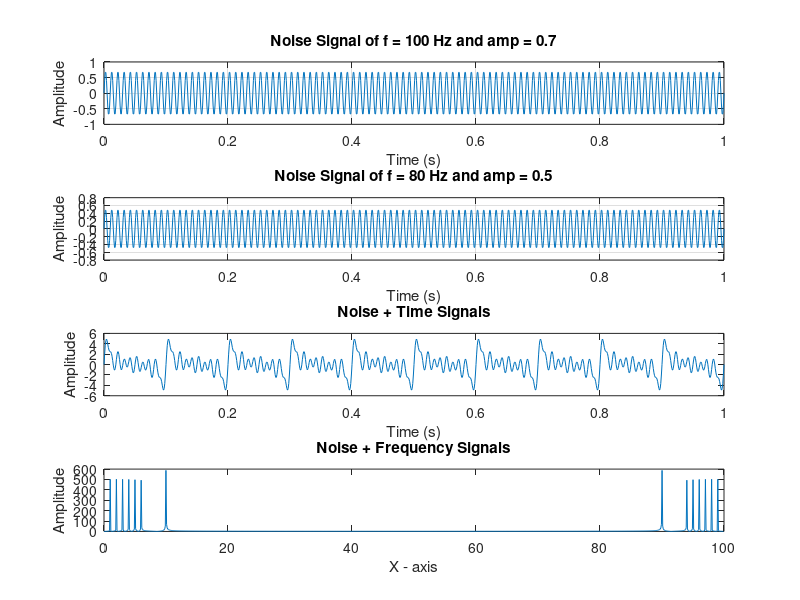

MATLAB code to generate this figure: (Note: this script raises an error after producing the figure.)
% Sinusoidal Signals

clc
clear
close all

time = 0 : 0.001 : 1;
frequency_a = 10;
frequency_b = 20;
frequency_c = 30;
frequency_d = 40;
frequency_e = 50;
frequency_f = 60;

%% Time Domain Signals of given Frequencies
% Q1) 1.	Will generate the signal of different frequencies say , 10,20,30,40,50,60 Hz (one second duration) using Matlab as shown in figure 1 and transform the same signal in frequency domain using Fourier transform and will compare the frequencies with the time domain signal as shown in figure 2

% for frequency  = 10:
signal_a = sin(2*pi*frequency_a*time);
subplot(3, 2, 1)
plot(time, signal_a);
xlabel('Time (s)');
ylabel('Amplitude');
title('Sinusoidal Signal of 10 Hz');
axis([0, 1, -1.5, 1.5]);
grid on;

% for frequency  = 20:
signal_b = sin(2*pi*frequency_b*time);
subplot(3, 2, 2)
plot(time, signal_b);
xlabel('Time (s)');
ylabel('Amplitude');
title('Sinusoidal Signal of 20 Hz');
axis([0, 1, -1.5, 1.5]);
grid on;

% for frequency  = 30:
signal_c = sin(2*pi*frequency_c*time);
subplot(3, 2, 3)
plot(time, signal_c);
xlabel('Time (s)');
ylabel('Amplitude');
title('Sinusoidal Signal of 30 Hz');
axis([0, 1, -1.5, 1.5]);
grid on;

% for frequency  = 40:
signal_d = sin(2*pi*frequency_d*time);
subplot(3, 2, 4)
plot(time, signal_d);
xlabel('Time (s)');
ylabel('Amplitude');
title('Sinusoidal Signal of 40 Hz');
axis([0, 1, -1.5, 1.5]);
grid on;

% for frequency  = 50:
signal_e = sin(2*pi*frequency_e*time);
subplot(3, 2, 5)
plot(time, signal_e);
xlabel('Time (s)');
ylabel('Amplitude');
title('Sinusoidal Signal of 50 Hz');
axis([0, 1, -1.5, 1.5]);
grid on;

% for frequency  = 60:
signal_f = sin(2*pi*frequency_f*time);
subplot(3, 2, 6)
plot(time, signal_f);
xlabel('Time (s)');
ylabel('Amplitude');
title('Sinusoidal Signal of 60 Hz');
axis([0, 1, -1.5, 1.5]);
grid on;

%% Frequency Domain Signals of Certain Frequencies

% fourier transform for frequency = 10:
N = length(signal_a);
fourierTransform_a = fft(signal_a);
freq_a = (0:N-1)*(frequency_a/N);

subplot(3, 2, 1)
plot(freq_a, abs(fourierTransform_a));
xlabel('X-axis');
ylabel('Amplitude');
title('Fourier transform of f = 10')
axis([-1, 11, -1.5, 700]);
grid on;

% fourier transform for frequency = 20:
N = length(signal_b);
fourierTransform_b = fft(signal_b);
freq_b = (0:N-1)*(frequency_b/N);

subplot(3, 2, 2)
plot(freq_b, abs(fourierTransform_b));
xlabel('X-axis');
ylabel('Amplitude');
title('Fourier transform of f = 20')
axis([-1, 21, -1.5, 700]);
grid on;

% fourier transform for frequency = 30:
N = length(signal_c);
fourierTransform_c = fft(signal_c);
freq_c = (0:N-1)*(frequency_c/N);

subplot(3, 2, 3)
plot(freq_c, abs(fourierTransform_c));
xlabel('X-axis');
ylabel('Amplitude');
title('Fourier transform of f = 30')
axis([-1, 31, -1.5, 700]);
grid on;

% fourier transform for frequency = 40:
N = length(signal_d);
fourierTransform_d = fft(signal_d);
freq_d = (0:N-1)*(frequency_d/N);

subplot(3, 2, 4)
plot(freq_d, abs(fourierTransform_d));
xlabel('X-axis');
ylabel('Amplitude');
title('Fourier transform f = 40')
axis([-1, 41, -1.5, 700]);
grid on;

% fourier transform for frequency = 50:
N = length(signal_e);
fourierTransform_e = fft(signal_e);
freq_e = (0:N-1)*(frequency_e/N);

subplot(3, 2, 5)
plot(freq_e, abs(fourierTransform_e));
xlabel('X-axis');
ylabel('Amplitude');
title('Fourier transform of f = 50')
axis([-1, 51, -1.5, 700]);
grid on;

% fourier transform for frequency = 60:
N = length(signal_f);
fourierTransform_F = fft(signal_f);
freq_f = (0:N-1)*(frequency_f/N);

subplot(3, 2, 6)
plot(freq_f, abs(fourierTransform_F));
xlabel('X-axis');
ylabel('Amplitude');
title('Fourier transform f = 60')
axis([-1, 61, -1.5, 700]);
grid on;

%% Seperate sum of time and frequency domain signals
subplot(2, 1, 1);
sum_of_time_signals = signal_a + signal_b + signal_c + signal_d + signal_e + signal_f;
plot(time, sum_of_time_signals);
xlabel('Time (s)');
ylabel('Amplitude');
title('Sum of time domain signals');

subplot(2, 1, 2);
sum_of_frequency_signals = fourierTransform_a + fourierTransform_b + fourierTransform_c + fourierTransform_d + fourierTransform_e + fourierTransform_F;
plot(abs(sum_of_frequency_signals));
xlabel('X-axis');
ylabel('Amplitude');
title('Sum of frequency domain signals');

%% Noise Signal

% create a noise signal
noise_frequency_1 = 100;
noise_amp_1 = 0.7;
noise_1 = noise_amp_1 * sin(2*pi*noise_frequency_1*time);
subplot(4, 1, 1);
plot(time, noise_1);
xlabel('Time (s)');
ylabel('Amplitude');
title('Noise Signal of f = 100 Hz and amp = 0.7')
grid on;

noise_frequency_2 = 80;
noise_amp_1 = 0.5;
noise_2 = noise_amp_1 * sin(2*pi*noise_frequency_1*time);
subplot(4, 1, 2);
plot(time, noise_2);
xlabel('Time (s)');
ylabel('Amplitude');
title('Noise Signal of f = 80 Hz and amp = 0.5');
grid on;

% put noise in time domain signals sum
subplot(4, 1, 3);
add_noise_to_time_signals = sum_of_time_signals + noise_1 + noise_2;
plot(time, add_noise_to_time_signals);
xlabel('Time (s)');
ylabel('Amplitude');
title('Noise + Time Signals')

% put noise in frequency domain signals sum
N = length(noise_1);
fft_noise_1 = fft(noise_1);
freq_noise_1 = (0:N-1)*(noise_frequency_1/N);

fft_noise_2 = fft(noise_2);

add_noise_to_frequency_signals = sum_of_frequency_signals + fft_noise_1 + fft_noise_2;
subplot(4, 1, 4)
plot(freq_noise_1, abs(add_noise_to_frequency_signals));
xlabel('X - axis');
ylabel('Amplitude');
title('Noise + Frequency Signals')
axis([-6 1, 61, -1.5, 700]);
grid on;
